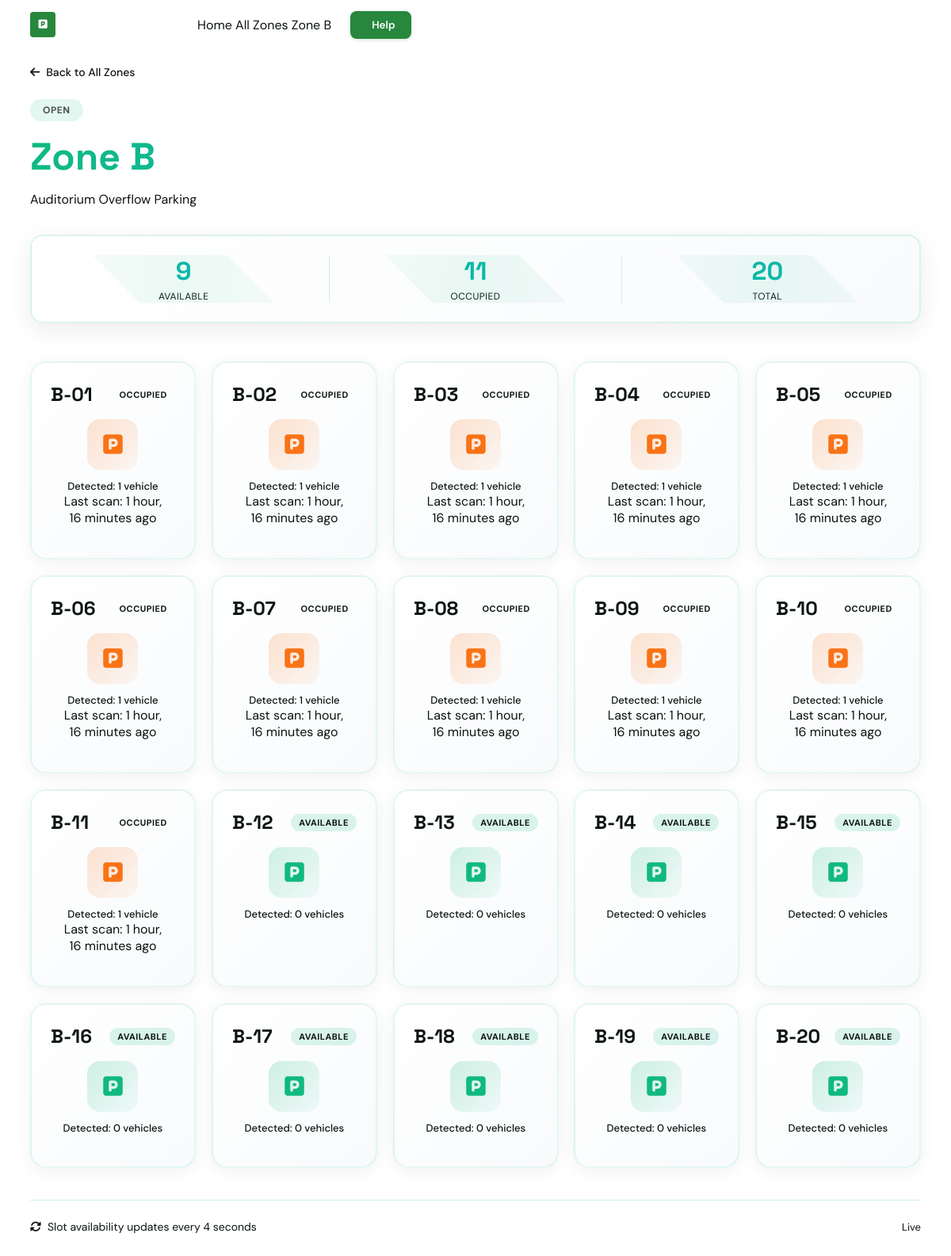
Page /parking/zone/4/ on the committed database.
### App/models.py (models this page shows, shortened)
class ParkingZone(models.Model):
    STATUS_CHOICES = [
        ('open',    'Open'),
        ('filling', 'Filling'),
        ('full',    'Full'),
        ('closed',  'Closed'),
    ]
    name             = models.CharField(max_length=100)
    description      = models.CharField(max_length=255, blank=True)
    capacity         = models.PositiveIntegerField(default=50)
    status           = models.CharField(max_length=10, choices=STATUS_CHOICES, default='open')
    latitude         = models.FloatField(default=0.0, help_text="Zone GPS latitude. Update to real value.")
    longitude        = models.FloatField(default=0.0, help_text="Zone GPS longitude. Update to real value.")
    manual_override  = models.BooleanField(default=False)
    override_status  = models.CharField(max_length=10, choices=STATUS_CHOICES, blank=True, null=True)
    created_at       = models.DateTimeField(auto_now_add=True)
    updated_at       = models.DateTimeField(auto_now=True)
    def occupied_count(self):
        return self.slots.filter(status='occupied').count()
    def available_count(self):
        return self.slots.filter(status='available').count()
    class Meta:
        ordering = ['name']

class ParkingSlot(models.Model):
    STATUS_CHOICES = [
        ('available', 'Available'),
        ('occupied',  'Occupied'),
        ('blocked',   'Blocked'),
    ]
    zone            = models.ForeignKey(ParkingZone, on_delete=models.CASCADE, related_name='slots')
    slot_number     = models.CharField(max_length=10)
    status          = models.CharField(max_length=10, choices=STATUS_CHOICES, default='available')
    detected_vehicles = models.PositiveIntegerField(default=0, help_text="Number of vehicles detected by YOLO")
    last_detection_at = models.DateTimeField(null=True, blank=True, help_text="Last time YOLO detection ran")
    confidence_score = models.FloatField(null=True, blank=True, help_text="Average confidence score of detection")
    updated_at      = models.DateTimeField(auto_now=True)
    class Meta:
        ordering = ['zone', 'slot_number']
        unique_together = ['zone', 'slot_number']

### App/views.py (the view)
# urls.py: path('zone/<int:zone_id>/', views.zone_detail, name='zone_detail'),
def zone_detail(request, zone_id):
    zone  = get_object_or_404(ParkingZone, id=zone_id)
    slots = zone.slots.all().order_by('slot_number')
    return render(request, 'zone_detail.html', {
        'zone':        zone,
        'slots':       slots,
    })

### templates/zone_detail.html (shortened to what this page needs)
{% load static %}
<!DOCTYPE html>
<html lang="en">
<head>
    <link rel="stylesheet" href="https://cdnjs.cloudflare.com/ajax/libs/font-awesome/6.5.0/css/all.min.css">
    <link rel="stylesheet" href="{% static 'css/index.css' %}">
    <link rel="stylesheet" href="{% static 'css/parking.css' %}">
    <link rel="stylesheet" href="{% static 'css/zone_detail.css' %}">
</head>
<body>
    <nav class="site-nav">
        <div class="container">
            <div class="nav-inner">
                <a href="/" class="nav-logo">
                    <div class="nav-logo-mark">
                        <i class="fa-solid fa-square-parking"></i>
                    </div>
                    <div class="logo-text">
                        <span class="logo-main">CampAlly</span>
                        <span class="logo-badge">Parking</span>
                    </div>
                </a>
                <div class="nav-links-wrap">
                    <a href="/" class="nav-link">Home</a>
                    <a href="/parking/" class="nav-link">All Zones</a>
                    <a href="/parking/zone/{{ zone.id }}/" class="nav-link active">{{ zone.name }}</a>
                </div>
                <div class="nav-actions">
                    <button class="btn btn-primary"> Help</button>
                </div>
            </div>
        </div>
    </nav>
    <section id="zone-detail">
        <div class="container">
            <div class="zone-header">
                <div class="zone-breadcrumb">
                    <a href="/parking/" class="breadcrumb-link">
                        <i class="fa-solid fa-arrow-left"></i> Back to All Zones
                    </a>
                </div>
                <div class="zone-title-section">
                    <div class="zone-badge status-{{ zone.status }}">
                        {{ zone.get_status_display }}
                    </div>
                    <h1 class="zone-title">{{ zone.name }}</h1>
                    <p class="zone-description">{{ zone.description|default:"Parking zone in Redemption City" }}</p>
                </div>
                <div class="zone-stats">
                    <div class="zone-stat">
                        <div class="stat-value available" id="zone-available">{{ zone.available_count }}</div>
                        <div class="stat-label">Available</div>
                    </div>
                    <div class="zone-stat">
                        <div class="stat-value occupied" id="zone-occupied">{{ zone.occupied_count }}</div>
                        <div class="stat-label">Occupied</div>
                    </div>
                    <div class="zone-stat">
                        <div class="stat-value total" id="zone-total">{{ zone.slots.count }}</div>
                        <div class="stat-label">Total</div>
                    </div>
                </div>
            </div>
            <div class="slots-grid" id="slots-grid">
                {% for slot in slots %}
                <div class="slot-card status-{{ slot.status }}"
                     data-slot-id="{{ slot.id }}"
                     data-slot-number="{{ slot.slot_number }}">
                    <div class="slot-header">
                        <div class="slot-number">{{ slot.slot_number }}</div>
                        <div class="slot-status {{ slot.status }}">{{ slot.get_status_display }}</div>
                    </div>
                    <div class="slot-body">
                        <div class="slot-icon">
                            <i class="fa-solid fa-square-parking"></i>
                        </div>
                        <div class="slot-info">
                            <div class="slot-label">Detected: {{ slot.detected_vehicles }} vehicle{{ slot.detected_vehicles|pluralize }}</div>
                            {% if slot.last_detection_at %}
                            <div class="slot-meta">Last scan: {{ slot.last_detection_at|timesince }} ago</div>
                            {% endif %}
                        </div>
                    </div>
                </div>
                {% endfor %}
            </div>
            <div class="zone-footer">
                <div class="footer-info">
                    <i class="fa-solid fa-rotate"></i>
                    <span>Slot availability updates every 4 seconds</span>
                </div>
                <div class="footer-status" id="poll-status">
                    <span class="status-dot"></span>
                    <span>Live</span>
                </div>
            </div>
        </div>
    </section>
</body>
</html>

### static/css/index.css (style rules this page uses)
:root { --g900: #062715; --g800: #0d3d20; --g700: #155228; --g600: #1e6b31; --g500: #27873d; --g400: #33a34c; --g300: #5ec278; --g200: #a8ddb7; --g100: #d6f0de; --g50: #edf7f0; --g25: #f5fbf7; --n900: #0c1412; --n800: #1a2320; --n700: #2d3b37; --n600: #4a5e57; --n500: #637870; --n400: #8fa39b; --n300: #b8cac4; --n200: #d8e4e0; --n100: #ecf2f0; --n50: #f6faf8; --white: #ffffff; --red: #c0392b; --red50: #fdf2f1; --amber: #b45309; --amber50: #fef9ee; --blue: #1a4fa8; --blue50: #eff4fe; --nav-h: 62px; --r-s: 4px; --r-m: 8px; --r-l: 14px; --r-xl: 20px; --sh-s: 0 1px 3px rgba(0,0,0,.07), 0 1px 2px rgba(0,0,0,.04); --sh-m: 0 4px 16px rgba(0,0,0,.08), 0 1px 4px rgba(0,0,0,.04); --sh-l: 0 12px 40px rgba(0,0,0,.10), 0 3px 8px rgba(0,0,0,.05); --sh-xl: 0 24px 64px rgba(0,0,0,.12), 0 6px 16px rgba(0,0,0,.06); --ease-out: cubic-bezier(0.22, 1, 0.36, 1); --ease-spring: cubic-bezier(0.34, 1.56, 0.64, 1); --font: 'DM Sans', system-ui, -apple-system, sans-serif; --font-serif: 'Fraunces', Georgia, serif; --font-mono: 'DM Mono', 'Consolas', monospace; }
*, *::before, *::after { box-sizing: border-box; margin: 0; padding: 0; }
html { scroll-behavior: smooth; font-size: 16px; }
body { font-family: var(--font); color: var(--n900); background: var(--white); overflow-x: hidden; -webkit-font-smoothing: antialiased; }
a { color: inherit; text-decoration: none; }
button, input { font-family: var(--font); cursor: pointer; }
.container { max-width: 1180px; margin: 0 auto; padding: 0 28px; }
.site-nav { position: fixed; top: 0; left: 0; right: 0; z-index: 900; height: var(--nav-h); transition: background .3s ease, box-shadow .3s ease, border-color .3s ease; }
.nav-inner { height: var(--nav-h); display: flex; align-items: center; gap: 24px; }
.nav-logo { display: flex; align-items: center; gap: 10px; font-weight: 700; font-size: 1.05rem; color: var(--white); transition: color .2s; }
.nav-logo-mark { width: 32px; height: 32px; background: var(--g500); border-radius: var(--r-s); display: flex; align-items: center; justify-content: center; color: white; font-size: .8rem; flex-shrink: 0; }
.nav-actions { display: flex; gap: 8px; align-items: center; }
.btn { display: inline-flex; align-items: center; gap: 7px; border: none; border-radius: var(--r-m); font-weight: 600; font-size: .84rem; padding: 9px 20px; transition: all .2s var(--ease-out); white-space: nowrap; cursor: pointer; }
.btn-primary { background: var(--g500); color: white; box-shadow: 0 1px 4px rgba(39,135,61,.25); }
.stat-label { display: block; font-size: .72rem; color: var(--n400); text-transform: uppercase; letter-spacing: .04em; margin-top: 2px; }

### static/css/parking.css (style rules this page uses)
.stat-value { font-family: 'Space Grotesk', 'DM Sans', sans-serif; font-size: 36px; font-weight: 700; color: var(--primary); margin-bottom: 4px; }
.stat-label { font-size: 13px; color: var(--text-secondary); }
.zone-badge { font-size: 11px; font-weight: 700; padding: 4px 12px; border-radius: 20px; text-transform: uppercase; letter-spacing: 0.5px; }
.zone-badge.status-open { background: rgba(16, 185, 129, 0.15); color: var(--primary); }
.footer-info { display: flex; align-items: center; gap: 8px; font-size: 14px; color: var(--text-secondary); }
.footer-info i { color: var(--primary); }
.footer-status { display: flex; align-items: center; gap: 8px; font-size: 13px; color: var(--text-secondary); }
.status-dot { width: 8px; height: 8px; border-radius: 50%; background: var(--primary); animation: pulse 2s ease-in-out infinite; }

### rows in the picture
ParkingZone: name "Zone B", status "OPEN", description "Auditorium Overflow Parking", available_count "9", occupied_count "11", slots.count "20"
ParkingSlot: slot_number "B-01", status "OCCUPIED", detected_vehicles "1", last_detection_at "1 hour, 16 minutes"
ParkingSlot: slot_number "B-02", status "OCCUPIED", detected_vehicles "1", last_detection_at "1 hour, 16 minutes"
ParkingSlot: slot_number "B-03", status "OCCUPIED", detected_vehicles "1", last_detection_at "1 hour, 16 minutes"
ParkingSlot: slot_number "B-04", status "OCCUPIED", detected_vehicles "1", last_detection_at "1 hour, 16 minutes"
ParkingSlot: slot_number "B-05", status "OCCUPIED", detected_vehicles "1", last_detection_at "1 hour, 16 minutes"
ParkingSlot: slot_number "B-06", status "OCCUPIED", detected_vehicles "1", last_detection_at "1 hour, 16 minutes"
ParkingSlot: slot_number "B-07", status "OCCUPIED", detected_vehicles "1", last_detection_at "1 hour, 16 minutes"
ParkingSlot: slot_number "B-08", status "OCCUPIED", detected_vehicles "1", last_detection_at "1 hour, 16 minutes"
ParkingSlot: slot_number "B-09", status "OCCUPIED", detected_vehicles "1", last_detection_at "1 hour, 16 minutes"
ParkingSlot: slot_number "B-10", status "OCCUPIED", detected_vehicles "1", last_detection_at "1 hour, 16 minutes"
ParkingSlot: slot_number "B-11", status "OCCUPIED", detected_vehicles "1", last_detection_at "1 hour, 16 minutes"
ParkingSlot: slot_number "B-12", status "AVAILABLE", detected_vehicles "0"
ParkingSlot: slot_number "B-13", status "AVAILABLE", detected_vehicles "0"
ParkingSlot: slot_number "B-14", status "AVAILABLE", detected_vehicles "0"
ParkingSlot: slot_number "B-15", status "AVAILABLE", detected_vehicles "0"
ParkingSlot: slot_number "B-16", status "AVAILABLE", detected_vehicles "0"
ParkingSlot: slot_number "B-17", status "AVAILABLE", detected_vehicles "0"
ParkingSlot: slot_number "B-18", status "AVAILABLE", detected_vehicles "0"
ParkingSlot: slot_number "B-19", status "AVAILABLE", detected_vehicles "0"
ParkingSlot: slot_number "B-20", status "AVAILABLE", detected_vehicles "0"
